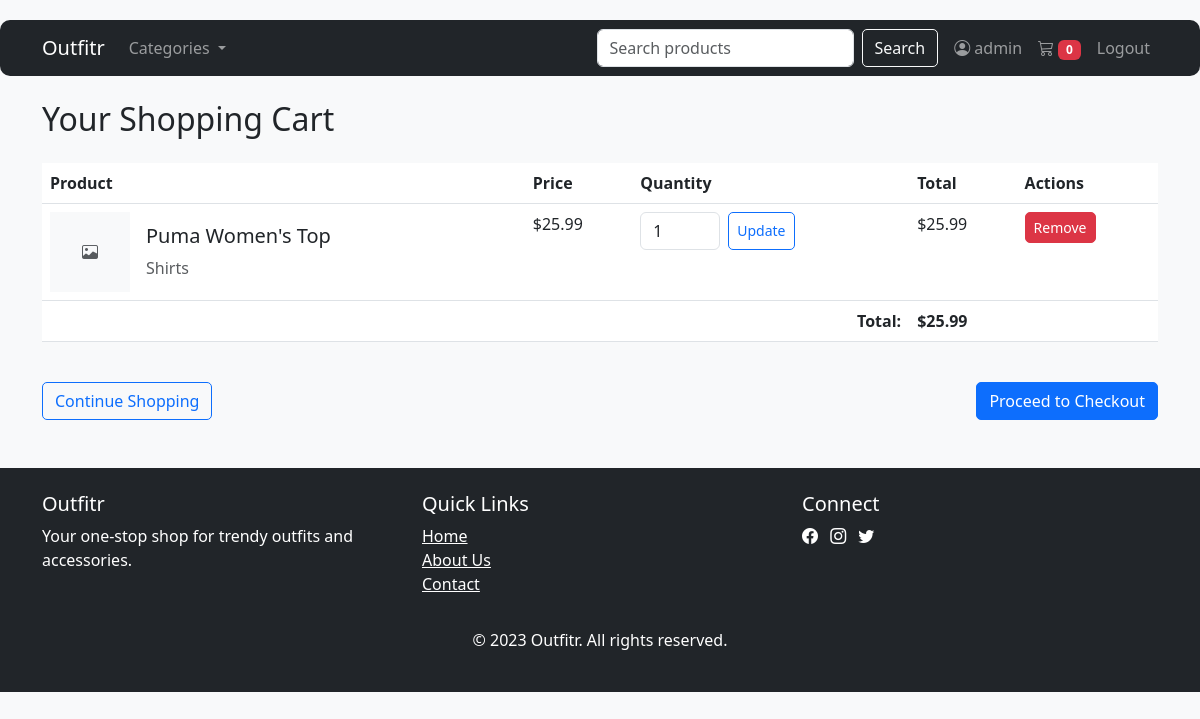
The page /cart/ (signed in) on the database its author committed.
### store/models.py (models this page shows, shortened)
class CartItem(models.Model):
    cart = models.ForeignKey(Cart, on_delete=models.CASCADE, related_name='items')
    product = models.ForeignKey(Product, on_delete=models.CASCADE)
    quantity = models.PositiveIntegerField(default=1)
    def total_price(self):
        return self.product.price * self.quantity

class Product(models.Model):
    name = models.CharField(max_length=255)
    slug = models.SlugField(max_length=255, unique=True, blank=True)
    description = models.TextField(blank=True)
    price = models.DecimalField(max_digits=10, decimal_places=2)
    image = models.ImageField(upload_to='products/', blank=True, null=True)
    category = models.ForeignKey(Category, on_delete=models.CASCADE, related_name='products')
    subcategory = models.ForeignKey(Subcategory, on_delete=models.SET_NULL, null=True, blank=True, related_name='products')
    brand = models.CharField(max_length=100, blank=True, null=True)
    color = models.CharField(max_length=50, blank=True, null=True)
    size = models.CharField(max_length=20, blank=True, null=True)
    created_at = models.DateTimeField(auto_now_add=True, null=True)
    updated_at = models.DateTimeField(auto_now=True, null=True)

class Category(models.Model):
    name = models.CharField(max_length=100)
    slug = models.SlugField(max_length=100, unique=True, blank=True)
    class Meta:
        verbose_name_plural = "Categories"

### store/views.py (the view)
# urls.py: path('cart/', views.cart_view, name='cart'),
@login_required
def cart_view(request):
    cart = get_cart(request)
    cart_items = cart.items.all()
    total = sum(item.total_price() for item in cart_items)
    context = {
        'cart': cart,
        'cart_items': cart_items,
        'total': total,
    }
    return render(request, 'store/cart.html', context)

### store/views.py (called while the page is built, shortened)
def get_cart(request):
    if request.user.is_authenticated:
        cart, created = Cart.objects.get_or_create(user=request.user)
        return cart

### templates/store/cart.html (shortened to what this page needs)
{% extends 'store/base.html' %}
{% load static %}
{% block content %}
<h2 class="mb-4">Your Shopping Cart</h2>
{% if cart_items %}
<div class="table-responsive">
    <table class="table">
        <thead>
            <tr>
                <th>Product</th>
                <th>Price</th>
                <th>Quantity</th>
                <th>Total</th>
                <th>Actions</th>
            </tr>
        </thead>
        <tbody>
            {% for item in cart_items %}
            <tr>
                <td>
                    <div class="d-flex align-items-center">
                        {% if item.product.image %}
                        <img src="{{ item.product.image.url }}" width="80" class="me-3" alt="{{ item.product.name }}">
                        {% else %}
                        <div class="bg-light me-3 d-flex align-items-center justify-content-center" style="width: 80px; height: 80px;">
                            <i class="bi bi-image text-muted"></i>
                        </div>
                        {% endif %}
                        <div>
                            <h5>{{ item.product.name }}</h5>
                            <p class="text-muted mb-0">{{ item.product.category.name }}</p>
                        </div>
                    </div>
                </td>
                <td>${{ item.product.price }}</td>
                <td>
                    <form method="POST" action="{% url 'update_cart' item.id %}" class="d-flex">
                        <input type="number" name="quantity" value="{{ item.quantity }}" min="1" class="form-control" style="width: 80px;">
                        <button type="submit" class="btn btn-sm btn-outline-primary ms-2">Update</button>
                    </form>
                </td>
                <td>${{ item.total_price }}</td>
                <td>
                    <form method="POST" action="{% url 'remove_from_cart' item.id %}">
                        <button type="submit" class="btn btn-danger btn-sm">Remove</button>
                    </form>
                </td>
            </tr>
            {% endfor %}
        </tbody>
        <tfoot>
            <tr>
                <td colspan="3" class="text-end fw-bold">Total:</td>
                <td colspan="2" class="fw-bold">${{ total }}</td>
            </tr>
        </tfoot>
    </table>
</div>
<div class="d-flex justify-content-between mt-4">
    <a href="{% url 'home' %}" class="btn btn-outline-primary">Continue Shopping</a>
    <a href="{% url 'checkout' %}" class="btn btn-primary">Proceed to Checkout</a>
</div>
{% else %}
<div class="alert alert-info">
    Your cart is empty. <a href="{% url 'home' %}">Browse our products</a>
</div>
{% endif %}
{% endblock %}

### templates/store/base.html (shortened to what this page needs)
{% load static %}
<!DOCTYPE html>
<html lang="en">
<head>
    <link href="https://cdn.jsdelivr.net/npm/bootstrap@5.3.0/dist/css/bootstrap.min.css" rel="stylesheet">
    <link rel="stylesheet" href="https://cdn.jsdelivr.net/npm/bootstrap-icons@1.10.0/font/bootstrap-icons.css">
    <link rel="stylesheet" href="{% static 'store/css/style.css' %}">
</head>
<body>
    <nav class="navbar navbar-expand-lg navbar-dark bg-dark">
        <div class="container">
            <a class="navbar-brand" href="{% url 'home' %}">Outfitr</a>
            <div class="collapse navbar-collapse" id="navbarNav">
                <ul class="navbar-nav me-auto">
                    <li class="nav-item dropdown">
                        <a class="nav-link dropdown-toggle" href="#" id="categoriesDropdown" role="button" data-bs-toggle="dropdown">
                            Categories
                        </a>
                    </li>
                </ul>
                <form class="d-flex me-2" method="GET" action="{% url 'home' %}">
                    <input class="form-control me-2" type="search" name="q" placeholder="Search products" value="{{ request.GET.q }}">
                    <button class="btn btn-outline-light" type="submit">Search</button>
                </form>
                <ul class="navbar-nav">
                    {% if user.is_authenticated %}
                    <li class="nav-item">
                        <a class="nav-link" href="{% url 'dashboard' %}">
                            <i class="bi bi-person-circle"></i> {{ user.username }}
                        </a>
                    </li>
                    <li class="nav-item">
                        <a class="nav-link" href="{% url 'cart' %}">
                            <i class="bi bi-cart3"></i>
                            <span class="badge bg-danger">{{ request.session.cart_count|default:0 }}</span>
                        </a>
                    </li>
                    <li class="nav-item">
                        <a class="nav-link" href="{% url 'logout' %}">Logout</a>
                    </li>
                    {% endif %}
                </ul>
            </div>
        </div>
    </nav>
    <div class="container mt-4">
        {% block content %}{% endblock %}
    </div>
    <footer class="bg-dark text-white mt-5 py-4">
        <div class="container">
            <div class="row">
                <div class="col-md-4">
                    <h5>Outfitr</h5>
                    <p>Your one-stop shop for trendy outfits and accessories.</p>
                </div>
                <div class="col-md-4">
                    <h5>Quick Links</h5>
                    <ul class="list-unstyled">
                        <li><a href="{% url 'home' %}" class="text-white">Home</a></li>
                        <li><a href="#" class="text-white">About Us</a></li>
                        <li><a href="#" class="text-white">Contact</a></li>
                    </ul>
                </div>
                <div class="col-md-4">
                    <h5>Connect</h5>
                    <a href="#" class="text-white me-2"><i class="bi bi-facebook"></i></a>
                    <a href="#" class="text-white me-2"><i class="bi bi-instagram"></i></a>
                    <a href="#" class="text-white"><i class="bi bi-twitter"></i></a>
                </div>
            </div>
            <div class="text-center mt-3">
                <p>&copy; 2023 Outfitr. All rights reserved.</p>
            </div>
        </div>
    </footer>
</body>
</html>

### templates/css/style.css (style rules this page uses)
body { background-color: #f8f9fa; padding-top: 20px; padding-bottom: 60px; }
.navbar { border-radius: 10px; margin-bottom: 20px; }
.btn { border-radius: 5px; font-weight: 500; }
.bg-light { background-color: #f8f9fa !important; }

### rows shown on the page
CartItem: product.name "Puma Women's Top", product.category.name "Shirts", product.price "25.99", quantity "1", total_price "25.99"

### other values the page prints
{{ user.username }} "admin"
{{ request.session.cart_count|default:0 }} "0"
{{ total }} "25.99"
